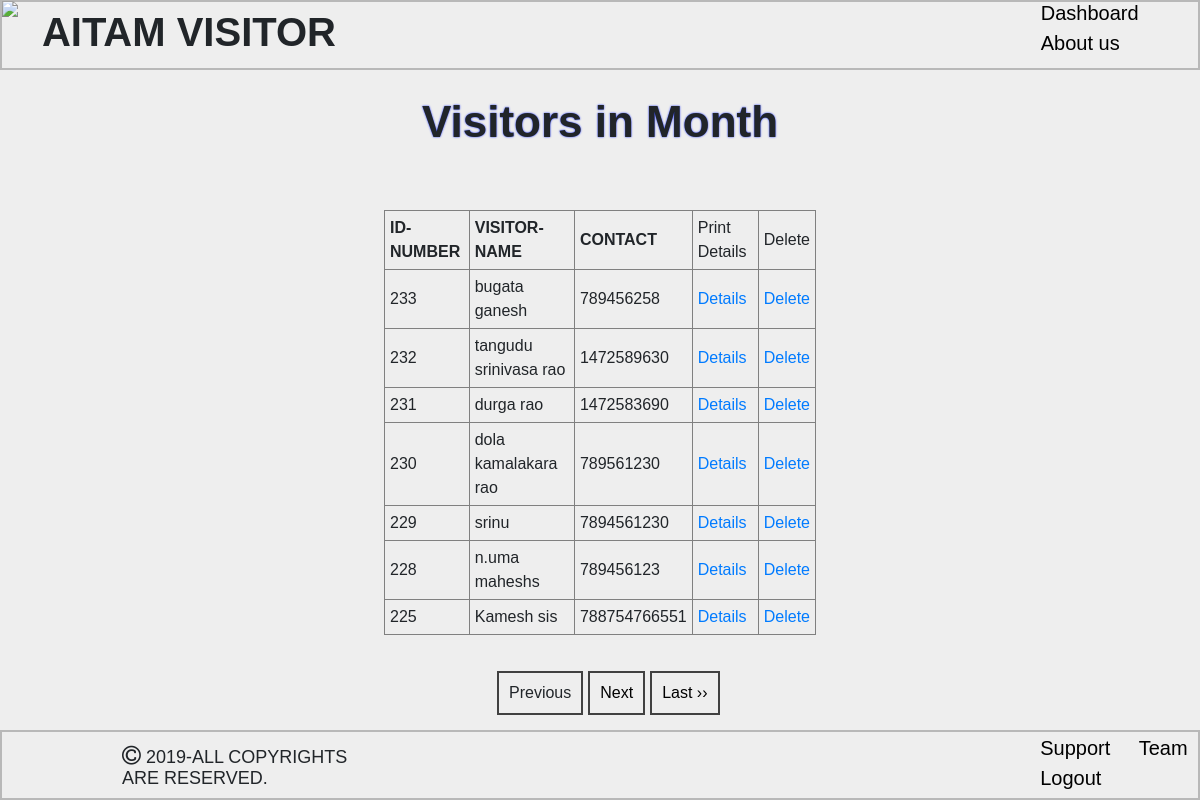
The page /coount.php (signed in) on the database its author committed.
### tables this page shows
CREATE TABLE `visitor` (
  `SNO` int(11) NOT NULL,
  `visitor_name` varchar(225) NOT NULL,
  `authority` varchar(225) NOT NULL,
  `department` varchar(225) NOT NULL,
  `faculty` varchar(225) NOT NULL,
  `place` varchar(225) NOT NULL,
  `contact` varchar(225) NOT NULL,
  `tim` timestamp NOT NULL DEFAULT CURRENT_TIMESTAMP ON UPDATE CURRENT_TIMESTAMP,
  `reason` varchar(225) NOT NULL
);

### coount.php (the view, shortened to what this page needs)
<!DOCTYPE html>
<html>
<head>
	<link rel="stylesheet" type="text/css" href="./css/count.css">
	<link rel="stylesheet" type="text/css" href="https://stackpath.bootstrapcdn.com/font-awesome/4.7.0/css/font-awesome.min.css">
	<link rel="stylesheet" href="https://stackpath.bootstrapcdn.com/bootstrap/4.3.1/css/bootstrap.min.css">
</head>
<body style="background-color: #EEEEEE;font-family: sans-serif;overflow: auto;">
	<header id="header1"><img id="logo" src="aitam2.jpg">
		<h1>AITAM VISITOR</h1>
		<ul>
			<li><a href="home.php">Dashboard</a></li>
			<li><a href="http://aitamsac.in/">About us</a></li>
		</ul>
	</header>
	<center><h1 id="vis" style="margin-top: 8%;">Visitors in Month</h1></center>
	<center>
	<table class="tabu" border="1" cellpadding="5">
		<tr>
			<th> ID-NUMBER</th>
			<th>VISITOR-NAME</th>
			<th>CONTACT</th>
			<td>Print Details</td><td>Delete</td>
		</tr>
		<?PHP
				include 'conn.php';
				if (isset($_GET['page_no']) && $_GET['page_no']!="") {
    				$page_no = $_GET['page_no'];
    			} else {
        			$page_no = 1;
        		}
        		$total = 7;
        		$offset = ($page_no-1) * $total;
				$previous_page = $page_no - 1;
				$next_page = $page_no + 1;
				$sql="SELECT COUNT(*) As total_records FROM `visitor`";
				$result_count=mysqli_query($conn, $sql);
				$total_records = mysqli_fetch_array($result_count);
				$total_records = $total_records['total_records'];
				$total_no_of_pages = ceil($total_records / $total);
				$sql= "SELECT * FROM `visitor` ORDER BY `SNO` DESC LIMIT $offset, $total";
				$query= mysqli_query($conn, $sql);
				$row=mysqli_fetch_array($query);
				$curmonth = date('m');
				echo "<tr>
								<td>".$row['SNO']."</td>
								<td>".$row['visitor_name']."</td>
								<td>".$row['contact']."</td>
								<td><a href='search.php?q=".$row['SNO']."' target='blank'>Details</a></td>
								<td><a href='delete.php?q=".$row['SNO']."' target='blank'>Delete</a></td>
							</tr>";
				while($row=mysqli_fetch_array($query)){
					$day = substr($row['tim'], 5,2);
					if($day==$curmonth)
					{
						echo "<tr>
								<td>".$row['SNO']."</td>
								<td>".$row['visitor_name']."</td>
								<td>".$row['contact']."</td>
								<td><a href='search.php?q=".$row['SNO']."' target='blank'>Details</a></td>
								<td><a href='delete.php?q=".$row['SNO']."' target='blank'>Delete</a></td>
							</tr>";
					}
				}
			?>
		</table>
	</center>
<ul class="pagination" style="margin-left: 41%;margin-top: 3%;display: inline-flex;	">
<li style="padding-left:5px;" <?php if($page_no <= 1){ echo "class='disabled'"; } ?>>
<a <?php if($page_no > 1){
echo "href='?page_no=$previous_page'";
} ?> >Previous</a>
</li>
<li style="padding-left: 5px;"> <?php if($page_no >= $total_no_of_pages){
} ?>
<a <?php if($page_no < $total_no_of_pages) {
echo "href='?page_no=$next_page'";
} ?>> Next </a>
</li>
<?php if($page_no < $total_no_of_pages){
echo "<li style='padding-left: 5px;'><a  href='?page_no=$total_no_of_pages'>Last &rsaquo;&rsaquo;</a></li>";
} ?>
</ul>
		<footer id="foot"><h4><i class="fa fa-copyright" style="font-size: 22px;"></i> 2019-ALL COPYRIGHTS ARE RESERVED.</h4>
	<ul>
			<li><a href="http://aitamsac.in/">Support</a></li>
			<li><a href="team.php">Team</a></li>
            <li><a href="logout.php">Logout</a></li>
		</ul></footer>
</body>
</html>

### css/count.css (style rules this page uses)
.tabu { margin-top:5.1%; width: 36%; }
#vis { font-family: sans-serif; font-weight: bold; text-shadow: 0 0 2px #0F27FF; font-size: 44px; }
#header1 { width: 100%; height: 70px; top: 0; left: 0; position:fixed; display:flex; align-items:center; border: 2px solid #B8B8B8; }
#header1 * { display: inline; font-family: sans-serif; margin-top: 0.1%; }
#header1 ul { list-style-type: none; margin-left: 81%; position: absolute; }
#header1 li a { text-decoration: none; color: black; padding-left: 30px; font-size: 20px; }
#header1 h1 { margin-left: 2%; font-size: 40px; font-weight: bold; }
#logo { height: 70px; }
#foot { font-family: sans-serif; width: 100%; height: 70px; left: 0; bottom:0; margin-top: 5.9%; position:absolute; display:flex; align-items:center; border: 2px solid #B8B8B8; }
#foot * { display: inline; margin-top: 1%; }
#foot li a { text-decoration: none; color: black; margin-left: 20px; font-size: 20px; padding: 2px; }
#foot ul { list-style-type: none; margin-left: 50%; }
#foot h4 { font-size: 18px; margin-left: 120px; }

### coount.php (style rules this page uses)
.pagination { display: inline-block; }
.pagination a { color: black; transition: background-color .3s; border: 2px solid rgb(65,65,65); float: left; padding: 8px 10px; }

### rows shown on the page
visitor: SNO "233", visitor_name "bugata ganesh", contact "789456258"
visitor: SNO "232", visitor_name "tangudu srinivasa rao", contact "1472589630"
visitor: SNO "231", visitor_name "durga rao", contact "1472583690"
visitor: SNO "230", visitor_name "dola kamalakara rao", contact "789561230"
visitor: SNO "229", visitor_name "srinu", contact "7894561230"
visitor: SNO "228", visitor_name "n.uma maheshs", contact "789456123"
visitor: SNO "225", visitor_name "Kamesh sis", contact "788754766551"
